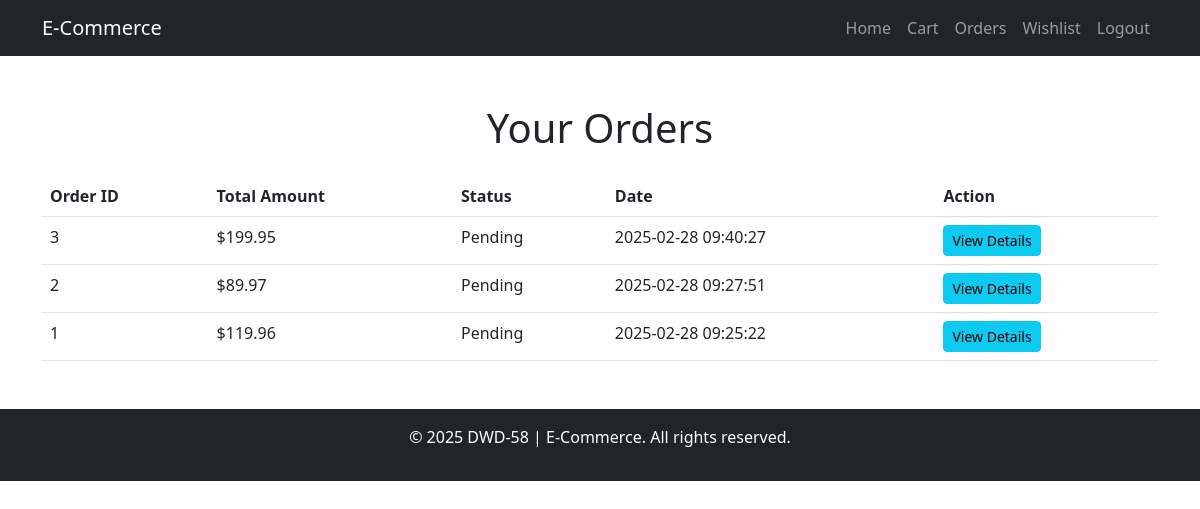
Screenshot of /orders.php (signed in) with the database file from the repository.
### tables this page shows
CREATE TABLE `orders` (
  `id` int(11) NOT NULL,
  `user_id` int(11) DEFAULT NULL,
  `total_amount` decimal(10,2) DEFAULT NULL,
  `status` enum('pending','completed','cancelled') DEFAULT 'pending',
  `created_at` timestamp NOT NULL DEFAULT current_timestamp()
);

### orders.php (the view, shortened to what this page needs)
<?php
include 'includes/db.php';
$user_id = $_SESSION['user_id'];
$sql = "SELECT * FROM orders WHERE user_id = $user_id ORDER BY created_at DESC";
$result = $conn->query($sql);
?>
<!DOCTYPE html>
<html lang="en">
<head>
    <link href="https://cdn.jsdelivr.net/npm/bootstrap@5.3.0/dist/css/bootstrap.min.css" rel="stylesheet">
    <link rel="stylesheet" href="assets/css/styles.css">
</head>
<body>
    <?php include 'includes/header.php'; ?>
    <div class="container mt-5">
        <h1 class="text-center mb-4">Your Orders</h1>
        <?php if ($result->num_rows > 0): ?>
            <table class="table">
                <thead>
                    <tr>
                        <th>Order ID</th>
                        <th>Total Amount</th>
                        <th>Status</th>
                        <th>Date</th>
                        <th>Action</th>
                    </tr>
                </thead>
                <tbody>
                    <?php while ($row = $result->fetch_assoc()): ?>
                        <tr>
                            <td><?php echo $row['id']; ?></td>
                            <td>$<?php echo $row['total_amount']; ?></td>
                            <td><?php echo ucfirst($row['status']); ?></td>
                            <td><?php echo $row['created_at']; ?></td>
                            <td><a href="order_details.php?order_id=<?php echo $row['id']; ?>" class="btn btn-info btn-sm">View Details</a></td>
                        </tr>
                    <?php endwhile; ?>
                </tbody>
            </table>
        <?php else: ?>
            <p class="text-center">You have no orders yet. <a href="index.php">Start shopping</a></p>
        <?php endif; ?>
    </div>
    <?php include 'includes/footer.php'; ?>
</body>
</html>

### rows the page displays
orders: id "3", total_amount "199.95", status "Pending", created_at "2025-02-28 09:40:27"
orders: id "2", total_amount "89.97", status "Pending", created_at "2025-02-28 09:27:51"
orders: id "1", total_amount "119.96", status "Pending", created_at "2025-02-28 09:25:22"
